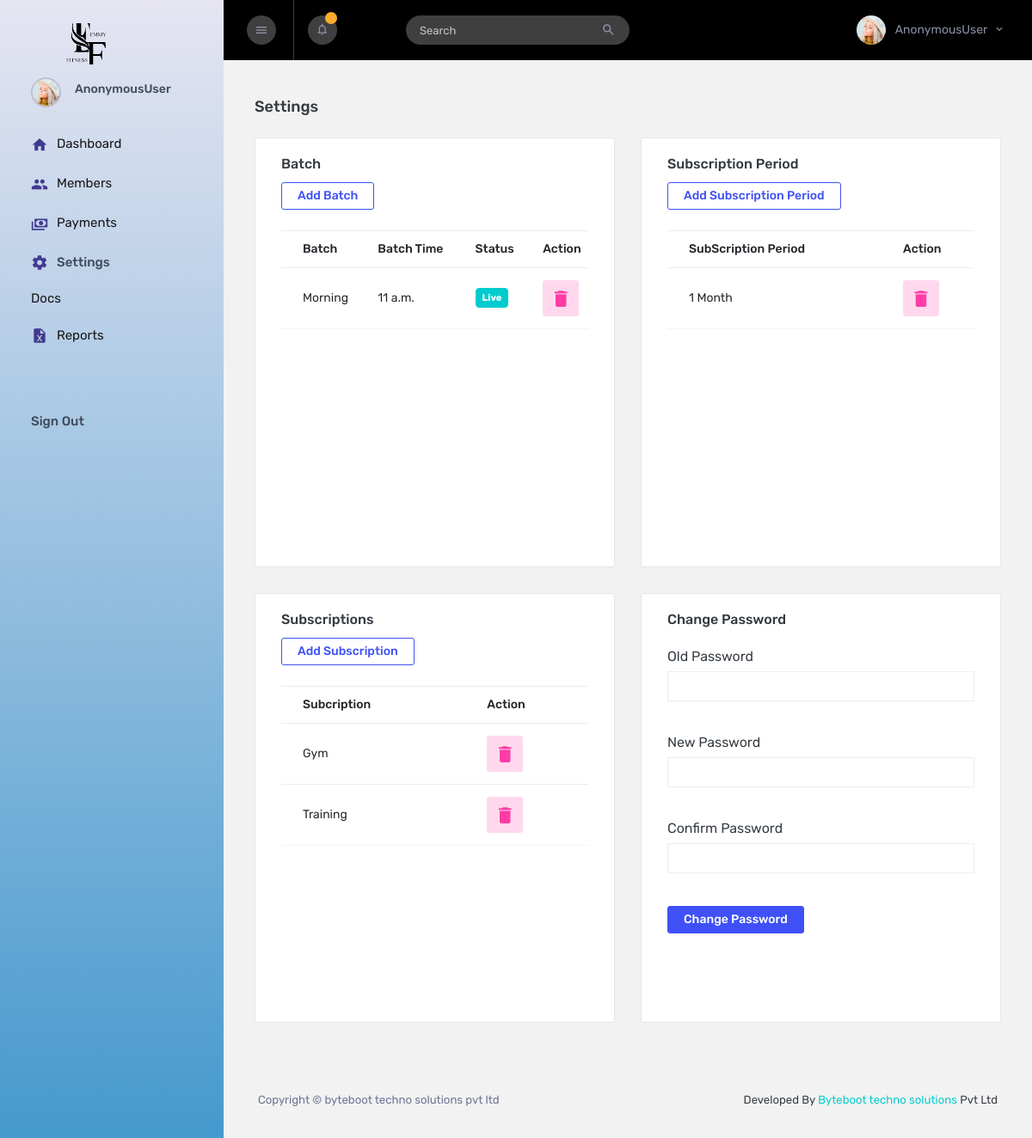
The page /Setting_Module on the database as committed earlier.
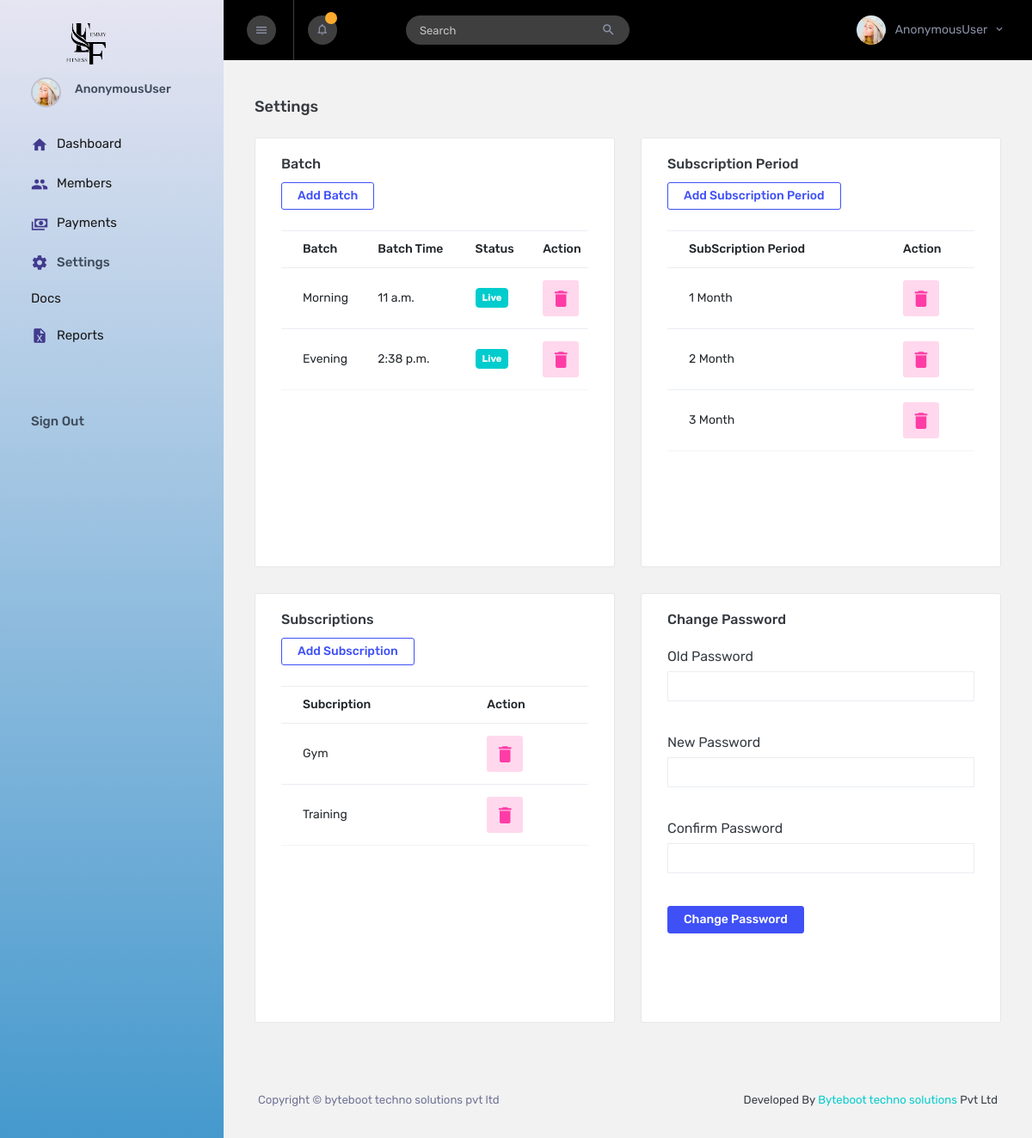
The same page on the database as committed later.
### Members/models.py (models this page shows, shortened)
class Batch_DB(models.Model):
    Batch_Name = models.CharField(max_length=255,choices=(("Morning","Morning"),("Evening","Evening"),("Stoped","Stoped")))
    Batch_Status = models.BooleanField(default=True)
    Batch_Time = models.TimeField(auto_now_add=False)

class Subscription_Period(models.Model):
    Period = models.PositiveIntegerField()
    Category = models.CharField(max_length=255, choices=(("Month","Month"),("Year","Year")))

class TypeSubsription(models.Model):
    Type = models.CharField(max_length=255)

### Index/views.py (the view)
# urls.py: path("Setting_Module",views.Setting_Module,name="Setting_Module"),
def Setting_Module(request):
    form = BatchForm()
    sub_form = Subscription_PeriodForm()
    typesub_form = TypeSubsriptionForm()
    batch = Batch_DB.objects.all()
    speriod = Subscription_Period.objects.all()
    Sub_type = TypeSubsription.objects.all()
    context = {
        "form":form,
        "sub_form":sub_form,
        "batch":batch,
        "speriod":speriod,
        "typesub_form":typesub_form,
        "Sub_type":Sub_type
    }
    return  render(request, "settings.html",context)

### Members/forms.py
class BatchForm(ModelForm):
    class Meta:
        model = Batch_DB
        fields = ["Batch_Name","Batch_Time"]
        widgets = {
            "Batch_Name":Select(attrs={"class":"form-control"}),
            "Batch_Time":TextInput(attrs={"class":"form-control",'type':"time"}),
        }

class Subscription_PeriodForm(ModelForm):
    class Meta:
        model = Subscription_Period
        fields = ["Period","Category"]
        widgets = {
            "Period":TextInput(attrs={"class":"form-control","type":"number"}),
            "Category":Select(attrs={"class":"form-control"}),
        }

### templates/settings.html (shortened to what the changed rows need)
{% extends "index.html" %}
{% block content %}
<div class="main-panel">
    <div class="content-wrapper">
        <div class="row">
            <div class="col-lg-6 grid-margin stretch-card">
                <div class="card" style="height: 500px !important;overflow:scroll">
                    <div class="card-body">
                        <div class="table-responsive">
                            <table class="table">
                                <thead>
                                    <tr>
                                        <th>Batch</th>
                                        <th>Batch Time</th>
                                        <th>Status</th>
                                        <th>Action</th>
                                    </tr>
                                </thead>
                                <tbody>
                                    {% for i in batch  %}
                                    <tr>
                                        <td>{{i.Batch_Name}}</td>
                                        <td>{{i.Batch_Time}}</td>
                                        <td>
                                            {% if i.Batch_Status == True %}
                                            <label for="" class="badge badge-success">Live</label>
                                            {%else%}
                                            <label for="" class="badge badge-danger">Offline</label>
                                            {% endif %}
                                        </td>
                                        <td>
                                            <a href="{%url 'Batch_Delete' i.id %}" class="btn btn-inverse-danger btn-icon"><i class="mdi mdi-delete"
                                                    style="font-size: 25px;"></i></a>
                                        </td>
                                    </tr>
                                    {% endfor %}
                                </tbody>
                            </table>
                        </div>
                    </div>
                </div>
            </div>
            <div class="col-lg-6 grid-margin stretch-card">
                <div class="card" style="height: 500px !important;overflow:scroll">
                    <div class="card-body">
                        <div class="table-responsive">
                            <table class="table table">
                                <thead>
                                    <tr>
                                        <th>SubScription Period</th>
                                        <th>Action</th>
                                    </tr>
                                </thead>
                                <tbody>
                                    {% for j in speriod %}
                                    <tr>
                                        <td>{{j.Period}} {{j.Category}}</td>
                                        <td>
                                            <a href="{%url 'SubScriptionPeriod_Delete' j.id %}" class="btn btn-inverse-danger btn-icon"><i class="mdi mdi-delete"
                                                style="font-size: 25px;"></i></a>
                                        </td>
                                    </tr>
                                    {% endfor %}
                                </tbody>
                            </table>
                        </div>
                    </div>
                </div>
            </div>
        </div>
        <div class="row">
            <div class="col-lg-6 grid-margin stretch-card">
                <div class="card" style="height: 500px !important;overflow:scroll">
                    <div class="card-body">
                        <div class="table-responsive">
                            <table class="table">
                                <thead>
                                    <tr>
                                        <th>Subcription</th>
                                        <th>Action</th>
                                    </tr>
                                </thead>
                                <tbody>
                                    {% for i in Sub_type  %}
                                    <tr>
                                        <td>{{i.Type}}</td>
                                        <td>
                                            <a href="{%url 'SubScriptionType_Delete' i.id %}" class="btn btn-inverse-danger btn-icon"><i class="mdi mdi-delete"
                                                    style="font-size: 25px;"></i></a>
                                        </td>
                                    </tr>
                                    {% endfor %}
                                </tbody>
                            </table>
                        </div>
                    </div>
                </div>
            </div>
        </div>
    </div>
</div>
{% endblock %}

Rows that differ between the two databases and show on the page:
added Batch_DB: Batch_Name "Evening", Batch_Time "2:38 p.m.", Batch_Status "Live"
added Subscription_Period: Period "2", Category "Month"
added Subscription_Period: Period "3", Category "Month"
